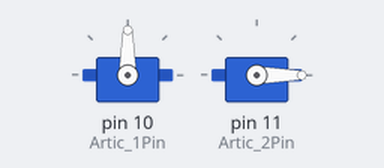
Bench run of a sketch on a simulated Arduino Uno, built with avr-gcc and run on an emulated ATmega328P. Parts: 2 × servo. What the sketch prints to the serial monitor is not drawn.

Above: at 0.1 s.
Timing chart, 0 to 1.6 s (numbered marks = the images above):
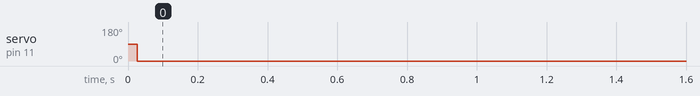

The sketch:

RR_Robot.ino
```cpp
// Roberto de Figueiredo Minelli
// UGR - 2016
// SISTEMAS ROBÓTICOS INDUSTRIALES
// Cinemática inversa
// Modelo de Robot RR


#include <Servo.h>


double L1;        //  Geometria del robot
double L2;        //  Geometria del robot
double Px;        //  Punto Final X del Manipulador
double Py;        //  Punto Final Y del Manipulador
double M;         //  La distancia de Manipulador
double S2;
double ThetaR1;   // Resultado Theta 1
double ThetaR2;   // Resultado Theta 2
double Theta_1;
double Theta_2;
double c1;
double c2;


int Artic_1Pin = 10;  // Referencia usada para el servo - Articulación 1
int Artic_2Pin = 11;  // Referencia usada para el servo - Articulación 2
Servo Artic_1Servo;   // Referencia usada para el servo motor - Articulación 1
Servo Artic_2Servo;   // Referencia usada para el servo motor - Articulación 2


void cin_inversa(double Px, double Py){
    M = (Px*Px+Py*Py-L1*L1-L2*L2)/(2*L1*L2);
    S2 = sqrt(1-M*M);
    Theta_2 = atan2(S2,M);
    c1 = L1+L2*M;
    c2 = L2*S2;
    Theta_1 = atan2(Py,Px)-atan2(c2,c1);

    ThetaR1 = (180/M_PI) * Theta_1;
    ThetaR2 = (180/M_PI) * Theta_2;

}

// Ejecutando
void setup()
{
   // Prepárese para escribir en los servos
   pinMode(Artic_1Pin, OUTPUT);
   pinMode(Artic_2Pin, OUTPUT);

   // Dónde están conectados los servos
   Artic_1Servo.attach(Artic_1Pin);
   Artic_2Servo.attach(Artic_2Pin);

   // Iniciar la comunicación a través del puerto serie (USB) para supervisar la salida
   Serial.begin(9600);

   // Geometria del robot
   L1 = 100;
   L2 = 50;

   // Punto Final
   Px = 0;
   Py = 150;

   // Calcular la cinematica inversa
   cin_inversa(Px,Py);

   //Imprimir los valores de salida
   Serial.println("Grado de la Articulacion 1 : ");
   Serial.print(ThetaR1);
   Serial.println(" Grados");
   Serial.println("Grado de la Articulacion 2 : ");
   Serial.print(ThetaR2);
   Serial.println(" Grados");

  //Escribe un valor en el servo en grados
   Artic_1Servo.write(ThetaR1);
   Artic_2Servo.write(ThetaR2);

}

// function which runs over and over forever
void loop(){


}
```

Measured:
- by itself, servo on pin 11 (Artic_2Pin): 90° → 0° at 0.03 s
